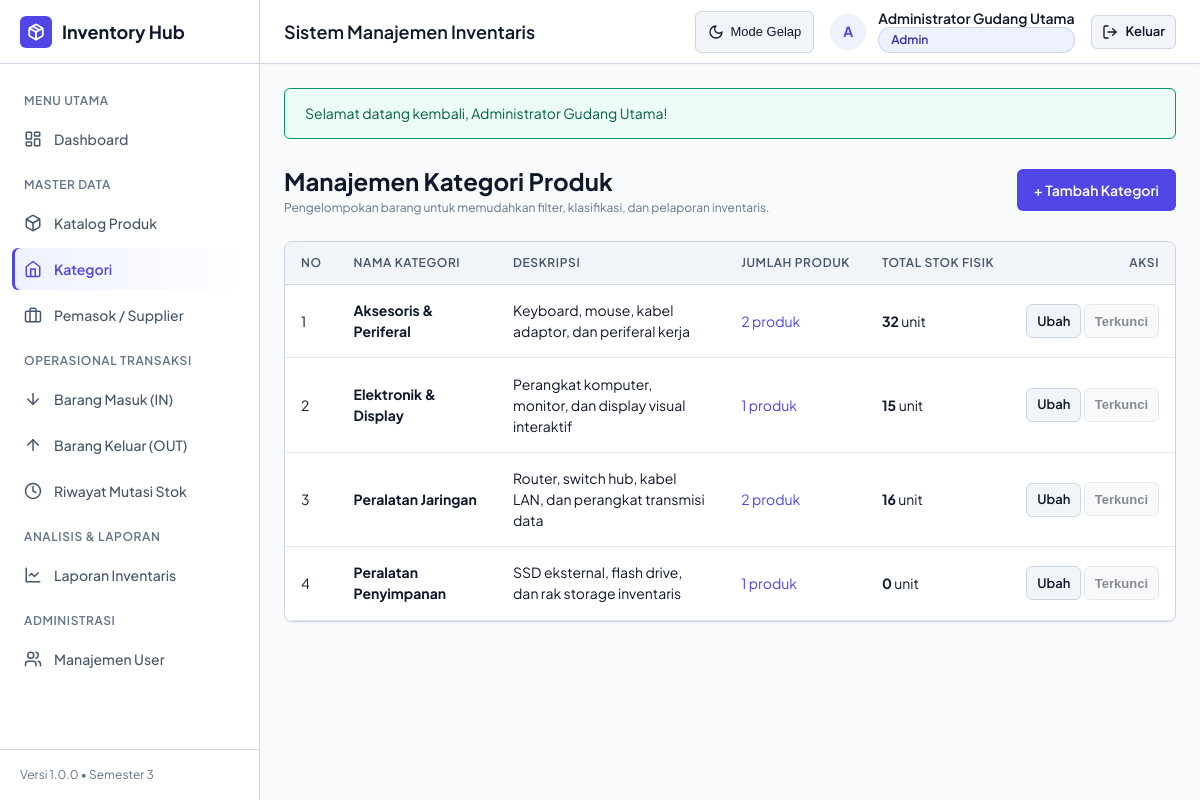
The page /index.php?page=categories (signed in) on the database its author committed.
### tables this page shows
CREATE TABLE IF NOT EXISTS categories (
  id INT PRIMARY KEY AUTO_INCREMENT,
  name VARCHAR(100) NOT NULL UNIQUE,
  description TEXT NULL,
  created_at DATETIME NOT NULL DEFAULT CURRENT_TIMESTAMP
);

### app/Core/View.php (called while the page is built, shortened)
<?php
class View {
    public static function render($viewPath, array $data = [], $layout = 'main') {
        extract($data);
        $viewFile = __DIR__ . '/../../views/' . $viewPath . '.php';
        require $viewFile;
    }
}

### app/Controllers/CategoryController.php (called while the page is built, shortened)
<?php
require_once __DIR__ . '/../Core/View.php';
require_once __DIR__ . '/../Models/Category.php';
require_once __DIR__ . '/../Helpers/Auth.php';
require_once __DIR__ . '/../Helpers/Sanitize.php';
class CategoryController {
    public function index() {
        $categories = Category::getAll();
        View::render('categories/index', ['categories' => $categories]);
    }
}

### index.php (called while the page is built, shortened)
<?php
require_once __DIR__ . '/config/app.php';
require_once __DIR__ . '/app/Helpers/Sanitize.php';
require_once __DIR__ . '/app/Helpers/Auth.php';
Router::dispatch();

### app/Helpers/Auth.php (called while the page is built, shortened)
<?php
class Auth {
    public static function role() {
        return (isset($_SESSION['user']) && isset($_SESSION['user']['role'])) ? $_SESSION['user']['role'] : null;
    }
    public static function isAdmin() {
        return self::role() === 'admin';
    }
}

### config/app.php (called while the page is built, shortened)
<?php
function baseUrl($path = '') {
    $scriptDir = dirname(isset($_SERVER['SCRIPT_NAME']) ? $_SERVER['SCRIPT_NAME'] : '');
    $base = rtrim(str_replace('\\', '/', $scriptDir), '/');
    return ($base ?: '') . '/' . ltrim($path, '/');
}

### app/Models/Category.php (called while the page is built, shortened)
<?php
class Category {
    public static function getAll() {
        $pdo = Database::getConnection();
        $sql = '
            SELECT c.id, c.name, c.description, c.created_at,
                   COUNT(p.id) AS total_products,
                   COALESCE(SUM(p.stock), 0) AS total_stock
            FROM categories c
            LEFT JOIN products p ON p.category_id = c.id
            GROUP BY c.id, c.name, c.description, c.created_at
            ORDER BY c.name ASC
        ';
        return $pdo->query($sql)->fetchAll();
    }
}

### app/Helpers/Sanitize.php (called while the page is built, shortened)
<?php
class Sanitize {
    public static function escape($data) {
        return htmlspecialchars((string) $data, ENT_QUOTES, 'UTF-8');
    }
}
function e($data) {
    return Sanitize::escape($data);
}

### views/categories/index.php (the view, shortened to what this page needs)
<div style="margin-bottom: 1.5rem; display: flex; justify-content: space-between; align-items: center; flex-wrap: wrap; gap: 1rem;">
    <div>
        <h2 style="font-size: 1.5rem; font-weight: 700;">Manajemen Kategori Produk</h2>
        <p class="form-hint" style="margin: 0;">Pengelompokan barang untuk memudahkan filter, klasifikasi, dan pelaporan inventaris.</p>
    </div>
    <?php if (Auth::isAdmin()): ?>
    <div>
        <a href="<?= baseUrl('index.php?page=categories&action=create') ?>" class="btn btn-primary">
            + Tambah Kategori
        </a>
    </div>
    <?php endif; ?>
</div>
<div class="card">
    <div class="table-responsive">
        <table class="data-table">
            <thead>
                <tr>
                    <th>No</th>
                    <th>Nama Kategori</th>
                    <th>Deskripsi</th>
                    <th>Jumlah Produk</th>
                    <th>Total Stok Fisik</th>
                    <?php if (Auth::isAdmin()): ?>
                        <th style="text-align: right;">Aksi</th>
                    <?php endif; ?>
                </tr>
            </thead>
            <tbody>
                <?php if (empty($categories)): ?>
                    <tr>
                        <td colspan="6">
                            <div class="empty-state">
                                <div class="empty-title">Belum Ada Kategori</div>
                                <div class="empty-desc">Buat kategori pertama untuk mulai mengelompokkan katalog produk.</div>
                            </div>
                        </td>
                    </tr>
                <?php else: ?>
                    <?php $no = 1; foreach ($categories as $cat): ?>
                        <tr>
                            <td><?= $no++ ?></td>
                            <td>
                                <strong><?= e($cat['name']) ?></strong>
                            </td>
                            <td><?= e($cat['description'] ?: '-') ?></td>
                            <td>
                                <a href="<?= baseUrl('index.php?page=products&category_id=' . $cat['id']) ?>">
                                    <?= (int) $cat['total_products'] ?> produk
                                </a>
                            </td>
                            <td><strong><?= (int) $cat['total_stock'] ?></strong> unit</td>
                            <?php if (Auth::isAdmin()): ?>
                                <td style="text-align: right; white-space: nowrap;">
                                    <a href="<?= baseUrl('index.php?page=categories&action=edit&id=' . $cat['id']) ?>" class="btn btn-secondary btn-sm">Ubah</a>
                                    <?php if ((int)$cat['total_products'] === 0): ?>
                                        <form method="POST" action="<?= baseUrl('index.php?page=categories&action=delete') ?>" style="display: inline-block;" onsubmit="return confirm('Hapus kategori ini?');">
                                            <input type="hidden" name="csrf_token" value="<?= e(Sanitize::csrfToken()) ?>">
                                            <input type="hidden" name="id" value="<?= $cat['id'] ?>">
                                            <button type="submit" class="btn btn-danger btn-sm">Hapus</button>
                                        </form>
                                    <?php else: ?>
                                        <button type="button" class="btn btn-secondary btn-sm" style="opacity: 0.5; cursor: not-allowed;" title="Kategori tidak dapat dihapus karena masih menampung produk aktif (Protected)">Terkunci</button>
                                    <?php endif; ?>
                                </td>
                            <?php endif; ?>
                        </tr>
                    <?php endforeach; ?>
                <?php endif; ?>
            </tbody>
        </table>
    </div>
</div>

### assets/css/style.css (style rules this page uses)
:root { --bg-app: #f8fafc; --bg-surface: #ffffff; --bg-card: #ffffff; --bg-subtle: #f1f5f9; --bg-hover: #e2e8f0; --text-main: #0f172a; --text-muted: #475569; --text-subtle: #64748b; --text-inverse: #ffffff; --border-color: #cbd5e1; --border-subtle: #e2e8f0; --primary: #4f46e5; --primary-hover: #4338ca; --primary-subtle: #eef2ff; --primary-text: #3730a3; --success: #059669; --success-subtle: #ecfdf5; --success-text: #065f46; --warning: #d97706; --warning-subtle: #fffbeb; --warning-text: #92400e; --danger: #e11d48; --danger-hover: #be123c; --danger-subtle: #fff1f2; --danger-text: #9f1239; --shadow-sm: 0 1px 2px 0 rgba(0, 0, 0, 0.05); --shadow-md: 0 4px 6px -1px rgba(0, 0, 0, 0.08), 0 2px 4px -2px rgba(0, 0, 0, 0.06); --shadow-lg: 0 10px 15px -3px rgba(0, 0, 0, 0.1), 0 4px 6px -4px rgba(0, 0, 0, 0.1); --radius-sm: 6px; --radius-md: 8px; --radius-lg: 12px; --font-sans: 'Plus Jakarta Sans', system-ui, -apple-system, BlinkMacSystemFont, 'Segoe UI', Roboto, sans-serif; --font-mono: ui-monospace, SFMono-Regular, Menlo, Monaco, Consolas, monospace; --sidebar-width: 260px; --header-height: 64px; }
*, *::before, *::after { box-sizing: border-box; margin: 0; padding: 0; }
html { font-size: 16px; -webkit-text-size-adjust: 100%; }
* { scrollbar-width: thin; scrollbar-color: var(--border-color) transparent; }
body { font-family: var(--font-sans); background-color: var(--bg-app); color: var(--text-main); line-height: 1.5; min-height: 100vh; transition: background-color 0.2s ease, color 0.2s ease; }
a { color: var(--primary); text-decoration: none; }
.card { background-color: var(--bg-card); border: 1px solid var(--border-color); border-radius: var(--radius-md); box-shadow: var(--shadow-sm); margin-bottom: 1.5rem; overflow: hidden; transition: transform 0.25s cubic-bezier(0.4, 0, 0.2, 1), box-shadow 0.25s cubic-bezier(0.4, 0, 0.2, 1), border-color 0.25s ease; will-change: transform; }
.table-responsive { width: 100%; overflow-x: auto; -webkit-overflow-scrolling: touch; }
.data-table { width: 100%; border-collapse: collapse; text-align: left; font-size: 0.875rem; }
.data-table th { background-color: var(--bg-subtle); color: var(--text-muted); font-weight: 600; font-size: 0.75rem; text-transform: uppercase; letter-spacing: 0.05em; padding: 0.75rem 1rem; border-bottom: 1px solid var(--border-color); white-space: nowrap; }
.data-table td { padding: 0.95rem 1rem; border-bottom: 1px solid var(--border-subtle); color: var(--text-main); vertical-align: middle; transition: background-color 0.15s ease; }
.data-table tbody tr { transition: background-color 0.15s ease, transform 0.15s ease; }
.btn { display: inline-flex; align-items: center; justify-content: center; gap: 0.5rem; padding: 0.5rem 1rem; font-size: 0.875rem; font-weight: 600; border-radius: var(--radius-sm); border: 1px solid transparent; cursor: pointer; min-height: 42px; transition: all 0.2s cubic-bezier(0.4, 0, 0.2, 1); text-decoration: none; white-space: nowrap; }
.btn-primary { background-color: var(--primary); color: #ffffff; }
.btn-secondary { background-color: var(--bg-subtle); border-color: var(--border-color); color: var(--text-main); }
.btn-sm { padding: 0.3125rem 0.625rem; font-size: 0.8125rem; min-height: 34px; }
.form-hint { font-size: 0.75rem; color: var(--text-subtle); margin-top: 0.25rem; }

### rows shown on the page
categories: name "Aksesoris & Periferal", description "Keyboard, mouse, kabel adaptor, dan periferal kerja", total_products "2", total_stock "32"
categories: name "Elektronik & Display", description "Perangkat komputer, monitor, dan display visual interaktif", total_products "1", total_stock "15"
categories: name "Peralatan Jaringan", description "Router, switch hub, kabel LAN, dan perangkat transmisi data", total_products "2", total_stock "16"
categories: name "Peralatan Penyimpanan", description "SSD eksternal, flash drive, dan rak storage inventaris", total_products "1", total_stock "0"

### other values the page prints
APP_NAME "Inventory Hub"
APP_VERSION "1.0.0"
$nameDisplay "Administrator Gudang Utama"
$roleDisplay "Admin"
$flashSuccess "Selamat datang kembali, Administrator Gudang Utama!"
